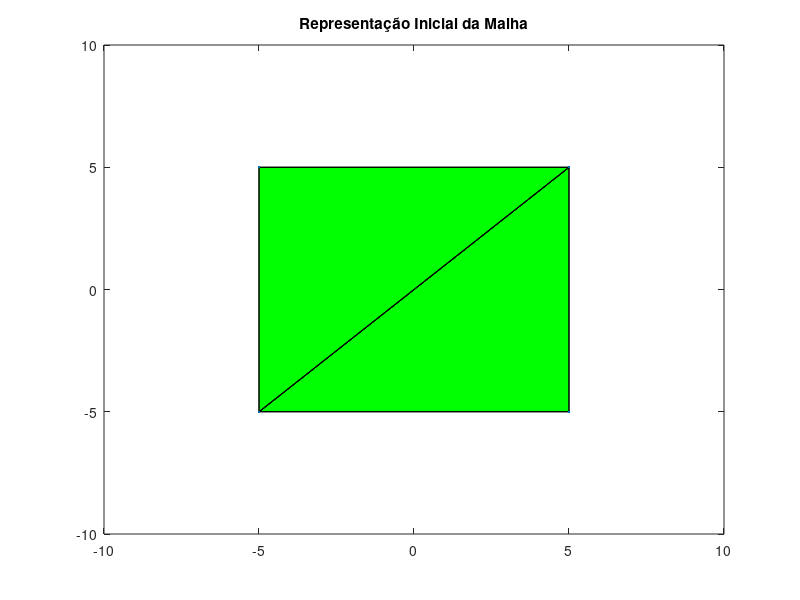

Reproduce this figure in MATLAB. (Note: this script raises an error after producing the figure.)

%------------------------------------------------------------------------------------------------------------------
% - Projeto Mecânica Computacional - Licenciatura Engenharia Mecânica - 3º ano
% - Lemec 21/22
% - Análise Linear de Tensão plana numa placa com entalhe;
% - Trabalho realizado por:
%                           - José Luz - 103489;
%                           - Miguel Colaço - 103370;
%                           - Miguel Vieira - 103359;
% - Orientador: Professor Pedro Areias
%
% - Simulação do caso simples (quadrado sem entalhe 10mmx10mm) através de MEF por Triângulo de 3 Nós
% - Partes do código foram retiradas do código proporconado nas aulas do
% professor Leonel Fernandes
%------------------------------------------------------------------------------------------------------------------


%------------------------------------------------------------------------------------------------------------------
                %% Comandos de Limpeza
%------------------------------------------------------------------------------------------------------------------

clear all
close all

%------------------------------------------------------------------------------------------------------------------

%------------------------------------------------------------------------------------------------------------------
                %% Especificações do Elemento
%------------------------------------------------------------------------------------------------------------------


%  Dimensões
h = 10;
esp = 1;

% Propriedades do material
E = 70*10^3;
niu = 0.3;

% Relação constitutiva

cons=E/(1 - niu*niu);
C=cons*[1 niu 0;niu 1 0;0 0 (1-niu)/2];


% Coordenadas e nós dos elementos no caso simples

x = [-5; 5; 5; -5];
y = [-5; -5; 5; 5];

conects= [1 1 2 3; 2 3 4 1];
coords= [ [1:4]', x, y];

x=coords(:,2);
y= coords(:,3);

%------------------------------------------------------------------------------------------------------------------
                %% Representação gráfica do elemento 
%------------------------------------------------------------------------------------------------------------------


FIG1= figure (1);
Nelt=size(conects,1);

%------------------------------------------------------------------------------------------------------------------

for i=1: Nelt

    no1 = conects(i,2);
    no2 = conects(i,3);
    no3 = conects(i,4); 


    edofs = [no1 no2 no3 no1];
    fill (x(edofs),y(edofs),'green'); hold on
    plot(x(edofs),y(edofs),'black'); hold on

    % Possibilidade de representar nos centros o número com o elemento

     % cenx= (x(no1) + x(no2) + x(no3))/3;
     % ceny= (y(no1) + y(no2) + y(no3))/3;
     % text(cenx, ceny, num2str(i)); hold on

end

%------------------------------------------------------------------------------------------------------------------

% plot da geometria

plot(x,y,'.'); hold on
axis([-10 10 -10 10]);
title('Representação Inicial da Malha')

% Possibilidade de representar nos nós o seu número

%text(x, y, num2str(coords(:,1))); hold off

hold off

%------------------------------------------------------------------------------------------------------------------
                %% Assemblagem dos elementos na matriz Global
%------------------------------------------------------------------------------------------------------------------

Nnds = size(coords,1);        % número de nós
Neqs = 2*Nnds;            % número total de equacões ou graus de liberdade

% Definição inicial da matriz global

Kg = zeros(Neqs,Neqs);     % Matriz Kg
fg = zeros(Neqs,1);	% Vetor de forças volúmicas

%------------------------------------------------------------------------------------------------------------------

% Ciclo para os definição da matriz local de cada elemento através da
% função Elem_CST e assemblagem da matriz global

for i=1:Nelt

    no1 = conects(i,2);
    no2 = conects(i,3);
    no3 = conects(i,4);

    % Endereços na matriz global dos graus de liberdade dos 3 nós locais de
    % cada triângulo 

    idof1 = (no1-1)*2+1;
    idof2 = (no2-1)*2+1;
    idof3 = (no3-1)*2+1;

    % Vetor com os graus de liberdade do nós do elemento

    edofs = [idof1 idof1+1 idof2 idof2+1 idof3 idof3+1];

    % Matriz local do elemento e vetor força (A função foi retirada do
    % código Matlab do Professor Leonel Fernandes)

    [Ke fe] = Elem_CST (coords(no1,2), coords(no1,3),coords(no2,2),coords(no2,3),coords(no3,2),coords(no3,3),C,esp,0);   % <- carregamento nulo aqui

    % Assemblagem do elemento associando a matriz local na matriz global e
    % o vetor forças local no global

    Kg(edofs,edofs) = Kg(edofs,edofs) + Ke;
    fg(edofs,1) = fg(edofs,1) + fe;

end

%------------------------------------------------------------------------------

% Arquivo da matriz   

ka = Kg;

%------------------------------------------------------------------------------------------------------------------
                %% Definição das condições de fronteira Naturais do elemento
%------------------------------------------------------------------------------------------------------------------

% Tracões aplicadas nos nós

% Exemplo de trações por nó, vertical e horizontal respetivamente

% no=1
%     idof = (no-1)*2+2	        % Endereço do segundo grau de liberdade deste nó
%     fg(idof,1)= fg(idof,1) + 10;      % Força Vetical = 10N 

% no=2
%     idof = (no-1)*2+1	        % Endereço do primeiro grau de liberdade deste nó
%     fg(idof,1)= fg(idof,1) + 10;      % Força Horizontal = 10N 

%------------------------------------------------------------------------------------------------------------------

% Implementação para uma carga distribuida numa face da geometria

% Nós com condições naturais aplicadas

noscondat = [];

for i = 1:Nnds

    if y(i) == 5       % Aplicação de carga nos nós em y = 5   

        noscondat(end+1,:) = coords(i,1);

    end
end

Nnoscondat = size(noscondat, 1);

% Distribuição das forças pelos nós

qx = 0;
qy = 2;
fpnx = qx*h/(Nnoscondat);
fpny = qy*h/(Nnoscondat);

for i= 1: size(noscondat, 1)

        no = noscondat(i);

        iydof = (no-1)*2+2;	 %   endereco do primeiro grau de liberdade deste no
        fg(iydof,1)= fg(iydof,1) + fpny;  %Força vetical = 2N/mm (10N em cada nó)
end

for i= 1: size(noscondat, 1)

        no = noscondat(i);

        ixdof = (no-1)*2+1;	 %   endereco do primeiro grau de liberdade deste no
        fg(ixdof,1)= fg(ixdof,1) + fpnx;  %Força vetical = 2N/mm (10N em cada nó)
end


%------------------------------------------------------------------------------------------------------------------

% Arquivo da matriz global com condições naturais aplicadas para cálculo do
% equilibrio estático e reações nos apoios

Kr = Kg;
fr = fg;

ka = Kr;

%------------------------------------------------------------------------------------------------------------------
                %% Definição das condições de fronteira essenciais do elemento
%------------------------------------------------------------------------------------------------------------------

boom = 1.0e+14;

% Exemplo de condições por nó, vertical e horizontal respetivamente

% Restringir graus de liberdade em x

% no=1
%     idof = (no-1)*2+1;        % Endereço do primeiro grau de liberdade deste nó
%     Kr(idof,idof) = boom;
%     fr(idof,1)= boom*0;

% Restringir graus de liberdade y (verticais)

% no=1
%     idof = (no-1)*2+2;        % Endereço do segundo grau de liberdade deste nó
%     Kr(idof,idof) = boom;
%     fr(idof,1)= boom*0;

%------------------------------------------------------------------------------------------------------------------

% Implementação da restrição dos deslocamentos distribuida num face da geometria

% Nós com condições essenciais aplicadas

noscondess = [];

for i = 1:Nnds

    if y(i) == -5       % Aplicação da restrição dos deslocamentos nos nós em y = 5 
   
        noscondess(end+1,:) = coords(i,1);

    end
end

% Distribuição das restrições pelos nós

for i = 1: size(noscondess, 1)

    no = noscondess(i);

    ixdof = (no-1)*2+1;    % Endereco do primeiro grau de liberdade deste no
    iydof = (no-1)*2+2;	    % Endereco do segundo grau de liberdade deste no

    Kr(iydof,iydof) = boom;     % Restringir graus de liberdade v (verticais)
    Kr(ixdof,ixdof) = boom;     % Restringir graus de liberdade u (horizontais)

    fr(iydof,1) = 0*boom;
    fr(ixdof,1) = 0*boom;

end

%------------------------------------------------------------------------------------------------------------------

% Arquivo da matriz global com condições naturais e essencias aplicadas

kr1 = Kr;


%------------------------------------------------------------------------------------------------------------------
                %% Resolução do sistema
%------------------------------------------------------------------------------------------------------------------

Kr = sparse(Kr);	    % Pode usar-se modo sparso para a matriz global

% Solução do sistema modificado por backslash

u = Kr\fr;

% Deslocamento máximo e deslocamento absoluto

umx = max(abs(u));

us = sqrt(u(1:2:Neqs,1).^2 + u(2:2:Neqs,1).^2);


% Verificacao do equilibrio estatico e cálculo das reações nos apoios	

R = Kg*u-fg;



%------------------------------------------------------------------------------------------------------------------
                %% Calcular Strain & Stresses
%------------------------------------------------------------------------------------------------------------------

% Vetores de tensões de von Mises e tensões normais

svms = [];
snorms = [];

%------------------------------------------------------------------------------------------------------------------

% Cálculo das tensões para cada elemento 

for i = 1:Nelt

    no1 = conects(i,2);
    no2 = conects(i,3);
    no3 = conects(i,4);

    Delta=zeros(6,1);


    % Endereços dos graus de liberdade dos 3 nós locais de cada triângulo 

    idof1 = (no1-1)*2+1;
    idof2 = (no2-1)*2+1;
    idof3 = (no3-1)*2+1;


    % Vetor com os graus de liberdade do nós do elemento

    edofs = [idof1 idof1+1 idof2 idof2+1 idof3 idof3+1];

    Delta = u(edofs);	% definir vector local de dofs ja calculados


    % Stresses e Strain calculado para cada elemento (A função foi retirada do
    % código Matlab do Professor Leonel Fernandes)
    
    [Stress Strain] = Stress_Strain_CST (x(no1),y(no1),x(no2),y(no2),x(no3),...
        y(no3),C,Delta);


    % Cálculo da tensão de von Mises para o caso de tensão plana

    I1= Stress(1)+Stress(2) ;               % Primeiro invariante
    I2= Stress(1)*Stress(2)-Stress(3)^2;  % Segundo invariante
    VMS = sqrt(I1*I1-3*I2);                  % von Mises Stress 

    % arquivo das tensões normais e de von Mises de todos os elementos num vetor

    svms(end+1, :) = VMS;
    snorms(end+1, :) = Stress(2);

end

%------------------------------------------------------------------------------------------------------------------

% Valores maximos e minimos das tensões

Tensao_Von_Mises_max = max(svms);
Tensao_Von_Mises_min = min(svms);
Tensao_Normal_Max = max(snorms);


%------------------------------------------------------------------------------------------------------------------
                %% Representação da malha pós-deformação
%------------------------------------------------------------------------------------------------------------------

% Coordenadas dos nós deformados

x1 = x + u(1:2:Neqs,1)*500;   % Factor de escala apropriado aqui
y1 = y + u(2:2:Neqs,1)*500;   % Factor de escala apropriado aqui

%------------------------------------------------------------------------------------------------------------------

% Representação gráfica

FIG10= figure (10);

subplot(1,2,1)

for i=1:Nelt

    no1=conects(i,2);
    no2=conects(i,3);
    no3=conects(i,4);
   
    edofs=[no1 no2 no3 no1];

    fill (x1(edofs),y1(edofs),us(edofs));hold on

    plot(x1(edofs),y1(edofs),'Color', [0.25, 0.25, 0.25]);hold on

end

plot(x1,y1,'.k');hold off

grid on

axis([-10, 10, -10, 10])

title('Solução: Deslocamentos')

%------------------------------------------------------------------------------------------------------------------

% Representaçao gráfica das tensões de von Mises

subplot(1,2,2)

for i=1:Nelt

    no1=conects(i,2);
    no2=conects(i,3);
    no3=conects(i,4);
   
    edofs=[no1 no2 no3 no1];
    tnsvms= [svms(i),svms(i), svms(i), svms(i) ];

    fill (x1(edofs),y1(edofs),tnsvms);hold on
    plot(x1(edofs),y1(edofs),'Color', [0.25, 0.25, 0.25]);hold on

end

grid on

axis([-10, 10, -10, 10])

title('Solução: Tensões de Von Mises')

%------------------------------------------------------------------------------------------------------------------

% Valores finais do exercício

com1 = [num2str(umx, '%e'),' mm'];
com2 = [num2str(Tensao_Von_Mises_max),' MPa'];

disp('Deslocamento Máximo'), disp(com1)
fprintf('\n')

disp('Tensão de Von Mises Máxima'), disp(com2) 
fprintf('\n')
